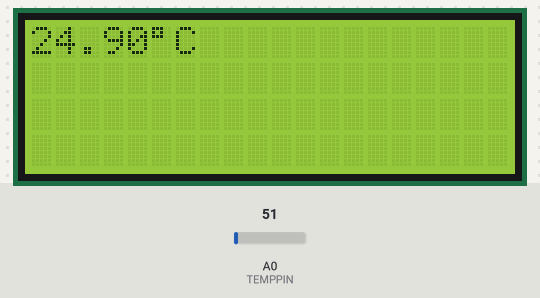
Simulated run of this program. Board: Arduino Mega 2560, built with avr-gcc and run on an emulated ATmega2560. Shown: 20×4 character LCD. Inputs (shaded band) come from the test bench; at power-on: A0 (TEMPPIN) = 51.

Above: at 2.1 s.
2.2 s: A0 (TEMPPIN) set to 61
At 4.9 s:
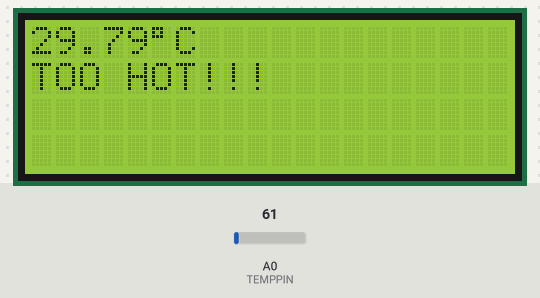
5.2 s: A0 (TEMPPIN) set to 15
At 7.9 s:
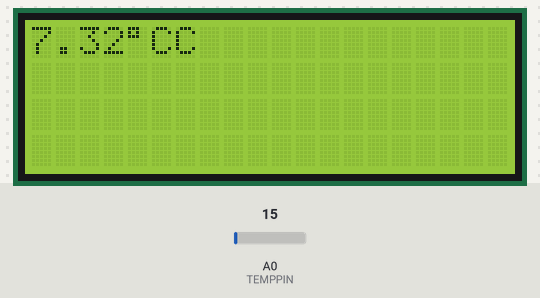
8.2 s: A0 (TEMPPIN) set to 19
At 11.0 s:
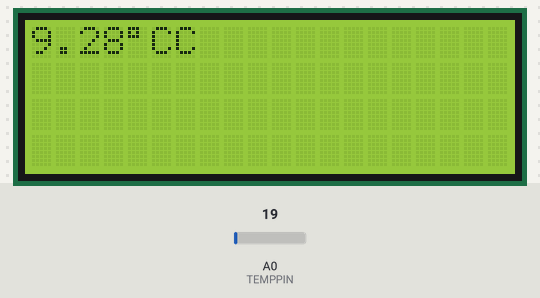
11.2 s: A0 (TEMPPIN) set to 22
At 14.3 s:
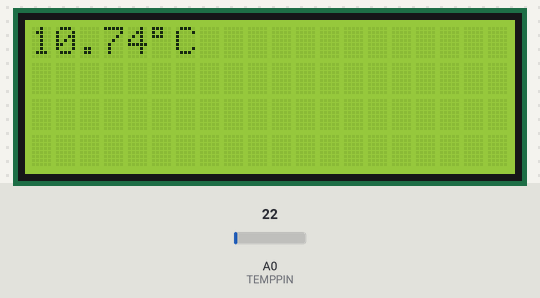
Timing chart, 0 to 15.2 s (numbered marks = the images above; inputs shaded):
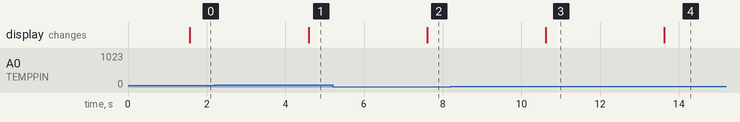

The program:

main.cpp
```cpp
//Oliver Olsen s205443
//Nils Wulff   s223968

// 11a  The I2C is a way to communicate with one or more components at once.
// The I2C works by sending the data over the serial data and serial clock.
// The master (microcontoller) sends the adress that the data is for. The component
// With the corrosponding adress then recieves the data. Id the adress wasn't a match,
// the component ignores it. This way we can communicate with multiple components (but not at once!).
// 11b  We can save power, by only printing when necessary.


#include <Arduino.h>
#include <Wire.h>
#include <LiquidCrystal_I2C.h>

#define TEMPPIN A0 //The pin used for ADC
#define INPUTVOLTAGE 5.0 //The voltage used in the temp sensor
#define ANALOGMAX 1024.0 //The resolution of the ADC
#define OFFSET 0 //A temperature offset determined by the sensor datasheet
#define SAMPLESIZE 10 //How many samples are taken per update
#define SAMPLETIME 1500 //How often does the display update
#define TOOHOT 28 //The temperature at which the system gets too hot

LiquidCrystal_I2C lcd(0x27,20,4);  // set the LCD address to 0x27 for a 16 chars and 2 line display

float temperature(); //Initialize temperature function

bool hot = false; //Boolean to determine if the system was just too hot

void setup() {
  pinMode(TEMPPIN, INPUT);

  lcd.init(); // Initialize the LCD
  lcd.backlight(); //Turns on the backlight
}

void loop() {
  float SUM = 0; //Creates a sum for averaging samples
  for (int i = 0; i < SAMPLESIZE; i++) {//Adds samples together with a uniform delay
    SUM += temperature();
    delay(SAMPLETIME / SAMPLESIZE);
  }
  float temp = SUM / SAMPLESIZE; //After samples have been added, averages them out

  lcd.setCursor(0, 0); //Sets the LCD cursor at origin
  lcd.print(temp); //Prints the temperature on the LCD
  lcd.print(char(223)); //Follows up the temperature with a "°"...
  lcd.print("C"); //... and a "C"

  /*  Checks if a change has occured in 'too hot' status since last check
  *   If a change has occured, updates the lower line of the display
  */

  if ((temp >= TOOHOT) != hot) {
    lcd.setCursor(0, 1); //Sets cursor to lower line of LCD

    if (temp >= TOOHOT) { //If the system is now too hot, writes it on the display and changes 'hot' boolean to true
      lcd.print("TOO HOT!!!");
      hot = true;
    } else { //If the system is no longer too hot, clears the display and changes 'hot' boolean to false
      lcd.print("          ");
      hot = false;
    }
  }

  delay(SAMPLETIME); //A delay to control how often the display is updated
}


/**
 * @brief Calculates the current temperature based on the current ADC reading, by dividing the ADC value with the resolution of the ADC
 * and multiplying the result with the voltage of the sensor. The temperature of the sensor equals the voltage multiplied by 100
 *
 * @return float
 */
float temperature(){
  int analogInput = analogRead(TEMPPIN);
  float voltage = analogInput * (INPUTVOLTAGE/ANALOGMAX);
  float tempMeasured = (voltage - OFFSET) * 100;
  return tempMeasured;
}
```

Measured:
- the behaviour switches between 57 and 58 on A0 (TEMPPIN) (found by bisection; images 0 and 1)
- the behaviour switches between 20 and 21 on A0 (TEMPPIN) (found by bisection; images 3 and 4)
- after the input at 2.2 s, the display: changes after 2.4 s (image 1)
- after the input at 5.2 s, the display: changes after 2.4 s (image 2)
- after the input at 8.2 s, the display: changes after 2.4 s (image 3)
- after the input at 11.2 s, the display: changes after 2.4 s (image 4)
